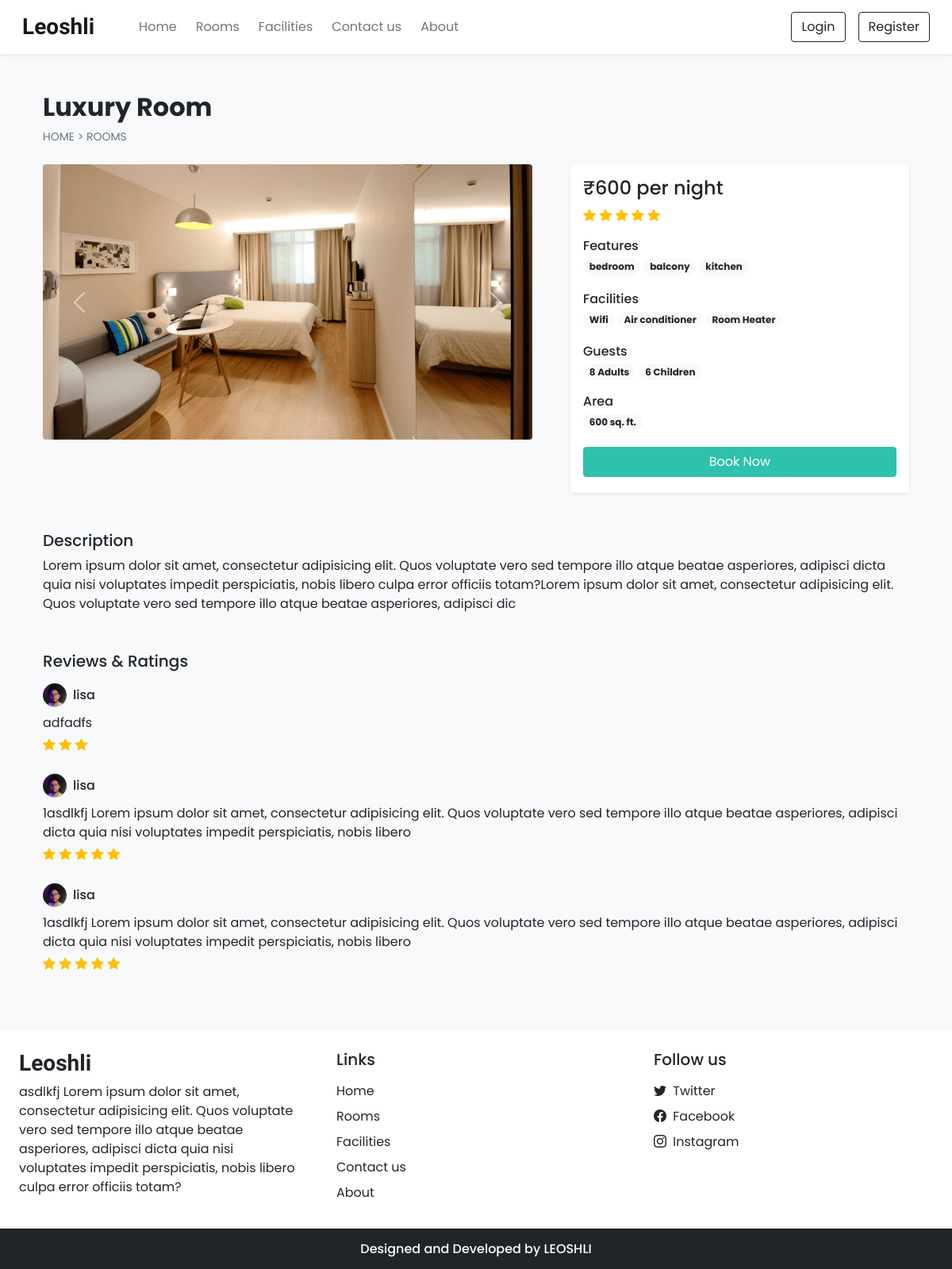
Page /room_details.php?id=5 on the committed database.
### tables this page shows
CREATE TABLE `settings` (
  `sr_no` int(11) NOT NULL,
  `site_title` varchar(50) NOT NULL,
  `site_about` varchar(250) NOT NULL,
  `shutdown` tinyint(1) NOT NULL
);

CREATE TABLE `rooms` (
  `id` int(11) NOT NULL,
  `name` varchar(150) NOT NULL,
  `area` int(11) NOT NULL,
  `price` int(11) NOT NULL,
  `quantity` int(11) NOT NULL,
  `adult` int(11) NOT NULL,
  `children` int(11) NOT NULL,
  `description` varchar(350) NOT NULL,
  `status` tinyint(4) NOT NULL DEFAULT 1,
  `removed` int(11) NOT NULL DEFAULT 0
);

CREATE TABLE `room_images` (
  `sr_no` int(11) NOT NULL,
  `room_id` int(11) NOT NULL,
  `image` varchar(150) NOT NULL,
  `thumb` tinyint(4) NOT NULL DEFAULT 0
);

CREATE TABLE `features` (
  `id` int(11) NOT NULL,
  `name` varchar(50) NOT NULL
);

CREATE TABLE `facilities` (
  `id` int(11) NOT NULL,
  `icon` varchar(100) NOT NULL,
  `name` varchar(50) NOT NULL,
  `description` varchar(250) NOT NULL
);

CREATE TABLE `rating_review` (
  `sr_no` int(11) NOT NULL,
  `booking_id` int(11) NOT NULL,
  `room_id` int(11) NOT NULL,
  `user_id` int(11) NOT NULL,
  `rating` int(11) NOT NULL,
  `review` varchar(200) NOT NULL,
  `seen` int(11) NOT NULL DEFAULT 0,
  `datentime` datetime NOT NULL DEFAULT current_timestamp()
);

CREATE TABLE `user_cred` (
  `id` int(11) NOT NULL,
  `name` varchar(100) NOT NULL,
  `email` varchar(150) NOT NULL,
  `address` varchar(120) NOT NULL,
  `phonenum` varchar(100) NOT NULL,
  `pincode` int(11) NOT NULL,
  `dob` date NOT NULL,
  `profile` varchar(100) NOT NULL,
  `password` varchar(200) NOT NULL,
  `is_verified` int(11) NOT NULL DEFAULT 0,
  `token` varchar(200) DEFAULT NULL,
  `t_expire` date DEFAULT NULL,
  `status` int(11) NOT NULL DEFAULT 1,
  `datentime` datetime NOT NULL DEFAULT current_timestamp()
);

### admin/inc/db_config.php (called while the page is built, shortened)
<?php
  function select($sql,$values,$datatypes)
  {
    $con = $GLOBALS['con'];
    if($stmt = mysqli_prepare($con,$sql))
    {
      mysqli_stmt_bind_param($stmt,$datatypes,...$values);
      if(mysqli_stmt_execute($stmt)){
        $res = mysqli_stmt_get_result($stmt);
        return $res;
      }
      else{
        mysqli_stmt_close($stmt);
        die("Query cannot be executed - Select");
      }
    }
    else{
      die("Query cannot be prepared - Select");
    }
  }
?>

### room_details.php (the view, shortened to what this page needs)
<!DOCTYPE html>
<html lang="en">
<head>
  <?php require('inc/links.php'); ?>
</head>
<body class="bg-light">
  <?php require('inc/header.php'); ?>
  <?php
    $data = filteration($_GET);
    $room_res = select("SELECT * FROM `rooms` WHERE `id`=? AND `status`=? AND `removed`=?",[$data['id'],1,0],'iii');
    $room_data = mysqli_fetch_assoc($room_res);
  ?>
  <div class="container">
    <div class="row">
      <div class="col-12 my-5 mb-4 px-4">
        <h2 class="fw-bold"><?php echo $room_data['name'] ?></h2>
        <div style="font-size: 14px;">
          <a href="index.php" class="text-secondary text-decoration-none">HOME</a>
          <span class="text-secondary"> > </span>
          <a href="rooms.php" class="text-secondary text-decoration-none">ROOMS</a>
        </div>
      </div>
      <div class="col-lg-7 col-md-12 px-4">
        <div id="roomCarousel" class="carousel slide" data-bs-ride="carousel">
          <div class="carousel-inner">
            <?php
              $room_img = ROOMS_IMG_PATH."thumbnail.jpg";
              $img_q = mysqli_query($con,"SELECT * FROM `room_images`
                WHERE `room_id`='$room_data[id]'");
              if(mysqli_num_rows($img_q)>0)
              {
                $active_class = 'active';
                while($img_res = mysqli_fetch_assoc($img_q))
                {
                  echo"
                    <div class='carousel-item $active_class'>
                      <img src='".ROOMS_IMG_PATH.$img_res['image']."' class='d-block w-100 rounded'>
                    </div>
                  ";
                  $active_class='';
                }
              }
              else{
                echo"<div class='carousel-item active'>
                  <img src='$room_img' class='d-block w-100'>
                </div>";
              }
            ?>
          </div>
          <button class="carousel-control-prev" type="button" data-bs-target="#roomCarousel" data-bs-slide="prev">
            <span class="carousel-control-prev-icon" aria-hidden="true"></span>
          </button>
          <button class="carousel-control-next" type="button" data-bs-target="#roomCarousel" data-bs-slide="next">
            <span class="carousel-control-next-icon" aria-hidden="true"></span>
          </button>
        </div>
      </div>
      <div class="col-lg-5 col-md-12 px-4">
        <div class="card mb-4 border-0 shadow-sm rounded-3">
          <div class="card-body">
            <?php
              echo<<<price
                <h4>₹$room_data[price] per night</h4>
              price;
              $rating_q = "SELECT AVG(rating) AS `avg_rating` FROM `rating_review`
                WHERE `room_id`='$room_data[id]' ORDER BY `sr_no` DESC LIMIT 20";
              $rating_res = mysqli_query($con,$rating_q);
              $rating_fetch = mysqli_fetch_assoc($rating_res);
              $rating_data = "";
              if($rating_fetch['avg_rating']!=NULL)
              {
                for($i=0; $i < $rating_fetch['avg_rating']; $i++){
                  $rating_data .="<i class='bi bi-star-fill text-warning'></i> ";
                }
              }
              echo<<<rating
                <div class="mb-3">
                  $rating_data
                </div>
              rating;
              $fea_q = mysqli_query($con,"SELECT f.name FROM `features` f
                INNER JOIN `room_features` rfea ON f.id = rfea.features_id
                WHERE rfea.room_id = '$room_data[id]'");
              $features_data = "";
              while($fea_row = mysqli_fetch_assoc($fea_q)){
                $features_data .="<span class='badge rounded-pill bg-light text-dark text-wrap me-1 mb-1'>
                  $fea_row[name]
                </span>";
              }
              echo<<<features
                <div class="mb-3">
                  <h6 class="mb-1">Features</h6>
                  $features_data
                </div>
              features;
              $fac_q = mysqli_query($con,"SELECT f.name FROM `facilities` f
                INNER JOIN `room_facilities` rfac ON f.id = rfac.facilities_id
                WHERE rfac.room_id = '$room_data[id]'");
              $facilities_data = "";
              while($fac_row = mysqli_fetch_assoc($fac_q)){
                $facilities_data .="<span class='badge rounded-pill bg-light text-dark text-wrap me-1 mb-1'>
                  $fac_row[name]
                </span>";
              }
              echo<<<facilities
                <div class="mb-3">
                  <h6 class="mb-1">Facilities</h6>
                  $facilities_data
                </div>
              facilities;
              echo<<<guests
                <div class="mb-3">
                  <h6 class="mb-1">Guests</h6>
                  <span class="badge rounded-pill bg-light text-dark text-wrap">
                    $room_data[adult] Adults
                  </span>
                  <span class="badge rounded-pill bg-light text-dark text-wrap">
                    $room_data[children] Children
                  </span>
                </div>
              guests;
              echo<<<area
                <div class="mb-3">
                  <h6 class="mb-1">Area</h6>
                  <span class='badge rounded-pill bg-light text-dark text-wrap me-1 mb-1'>
                    $room_data[area] sq. ft.
                  </span>
                </div>
              area;
              if(!$settings_r['shutdown']){
                $login=0;
                echo<<<book
                  <button onclick='checkLoginToBook($login,$room_data[id])' class="btn w-100 text-white custom-bg shadow-none mb-1">Book Now</button>
                book;
              }
            ?>
          </div>
        </div>
      </div>
      <div class="col-12 mt-4 px-4">
        <div class="mb-5">
          <h5>Description</h5>
          <p>
            <?php echo $room_data['description'] ?>
          </p>
        </div>
        <div>
          <h5 class="mb-3">Reviews & Ratings</h5>
          <?php
            $review_q = "SELECT rr.*,uc.name AS uname, uc.profile, r.name AS rname FROM `rating_review` rr
              INNER JOIN `user_cred` uc ON rr.user_id = uc.id
              INNER JOIN `rooms` r ON rr.room_id = r.id
              WHERE rr.room_id = '$room_data[id]'
              ORDER BY `sr_no` DESC LIMIT 15";
            $review_res = mysqli_query($con,$review_q);
            $img_path = USERS_IMG_PATH;
            if(mysqli_num_rows($review_res)==0){
              echo 'No reviews yet!';
            }
            else
            {
              while($row = mysqli_fetch_assoc($review_res))
              {
                $stars = "<i class='bi bi-star-fill text-warning'></i> ";
                for($i=1; $i<$row['rating']; $i++){
                  $stars .= " <i class='bi bi-star-fill text-warning'></i>";
                }
                echo<<<reviews
                  <div class="mb-4">
                    <div class="d-flex align-items-center mb-2">
                      <img src="$img_path$row[profile]" class="rounded-circle" loading="lazy" width="30px">
                      <h6 class="m-0 ms-2">$row[uname]</h6>
                    </div>
                    <p class="mb-1">
                      $row[review]
                    </p>
                    <div>
                      $stars
                    </div>
                  </div>
                reviews;
              }
            }
          ?>
        </div>
      </div>
    </div>
  </div>
  <?php require('inc/footer.php'); ?>
</body>
</html>

### inc/links.php (shortened to what this page needs)
<link href="https://cdn.jsdelivr.net/npm/bootstrap@5.0.2/dist/css/bootstrap.min.css" rel="stylesheet">
<link rel="stylesheet" href="https://cdn.jsdelivr.net/npm/bootstrap-icons@1.9.1/font/bootstrap-icons.css">
<link rel="stylesheet" href="css/common.css">
<?php
  require('admin/inc/db_config.php');
  $contact_q = "SELECT * FROM `contact_details` WHERE `sr_no`=?";
  $settings_q = "SELECT * FROM `settings` WHERE `sr_no`=?";
  $values = [1];
  $contact_r = mysqli_fetch_assoc(select($contact_q,$values,'i'));
  $settings_r = mysqli_fetch_assoc(select($settings_q,$values,'i'));
?>

### inc/header.php (shortened to what this page needs)
<nav id="nav-bar" class="navbar navbar-expand-lg navbar-light bg-white px-lg-3 py-lg-2 shadow-sm sticky-top">
  <div class="container-fluid">
    <a class="navbar-brand me-5 fw-bold fs-3 h-font" href="index.php"><?php echo $settings_r['site_title'] ?></a>
    <div class="collapse navbar-collapse" id="navbarSupportedContent">
      <ul class="navbar-nav me-auto mb-2 mb-lg-0">
        <li class="nav-item">
          <a class="nav-link me-2" href="index.php">Home</a>
        </li>
        <li class="nav-item">
          <a class="nav-link me-2" href="rooms.php">Rooms</a>
        </li>
        <li class="nav-item">
          <a class="nav-link me-2" href="facilities.php">Facilities</a>
        </li>
        <li class="nav-item">
          <a class="nav-link me-2" href="contact.php">Contact us</a>
        </li>
        <li class="nav-item">
          <a class="nav-link" href="about.php">About</a>
        </li>
      </ul>
      <div class="d-flex">
        <?php
          if(isset($_SESSION['login']) && $_SESSION['login']==true)
          {
            $path = USERS_IMG_PATH;
            echo<<<data
              <div class="btn-group">
                <button type="button" class="btn btn-outline-dark shadow-none dropdown-toggle" data-bs-toggle="dropdown" data-bs-display="static" aria-expanded="false">
                  <img src="$path$_SESSION[uPic]" style="width: 25px; height: 25px;" class="me-1 rounded-circle">
                  $_SESSION[uName]
                </button>
                <ul class="dropdown-menu dropdown-menu-lg-end">
                  <li><a class="dropdown-item" href="profile.php">Profile</a></li>
                  <li><a class="dropdown-item" href="bookings.php">Bookings</a></li>
                  <li><a class="dropdown-item" href="logout.php">Logout</a></li>
                </ul>
              </div>
            data;
          }
          else
          {
            echo<<<data
              <button type="button" class="btn btn-outline-dark shadow-none me-lg-3 me-2" data-bs-toggle="modal" data-bs-target="#loginModal">
                Login
              </button>
              <button type="button" class="btn btn-outline-dark shadow-none" data-bs-toggle="modal" data-bs-target="#registerModal">
                Register
              </button>
            data;
          }
        ?>
      </div>
    </div>
  </div>
</nav>

### inc/footer.php (shortened to what this page needs)
<div class="container-fluid bg-white mt-5">
  <div class="row">
    <div class="col-lg-4 p-4">
      <h3 class="h-font fw-bold fs-3 mb-2"><?php echo $settings_r['site_title'] ?></h3>
      <p>
        <?php echo $settings_r['site_about'] ?>
      </p>
    </div>
    <div class="col-lg-4 p-4">
      <h5 class="mb-3">Links</h5>
      <a href="index.php" class="d-inline-block mb-2 text-dark text-decoration-none">Home</a> <br>
      <a href="rooms.php" class="d-inline-block mb-2 text-dark text-decoration-none">Rooms</a> <br>
      <a href="facilities.php" class="d-inline-block mb-2 text-dark text-decoration-none">Facilities</a> <br>
      <a href="contact.php" class="d-inline-block mb-2 text-dark text-decoration-none">Contact us</a> <br>
      <a href="about.php" class="d-inline-block mb-2 text-dark text-decoration-none">About</a>
    </div>
    <div class="col-lg-4 p-4">
        <h5 class="mb-3">Follow us</h5>
        <?php
          if($contact_r['tw']!=''){
            echo<<<data
              <a href="$contact_r[tw]" class="d-inline-block text-dark text-decoration-none mb-2">
                <i class="bi bi-twitter me-1"></i> Twitter
              </a><br>
            data;
          }
        ?>
        <a href="<?php echo $contact_r['fb'] ?>" class="d-inline-block text-dark text-decoration-none mb-2">
          <i class="bi bi-facebook me-1"></i> Facebook
        </a><br>
        <a href="<?php echo $contact_r['insta'] ?>" class="d-inline-block text-dark text-decoration-none">
          <i class="bi bi-instagram me-1"></i> Instagram
        </a><br>
    </div>
  </div>
</div>
<h6 class="text-center bg-dark text-white p-3 m-0">Designed and Developed by LEOSHLI</h6>

### css/common.css (style rules this page uses)
:root { --teal: #2ec1ac; --teal_hover: #279e8c; }
* { font-family: 'Poppins', sans-serif; }
.h-font { font-family: 'Merienda', cursive; }
.custom-bg { background-color: var(--teal); border: 1px solid var(--teal); }

### rows in the picture
settings: site_title "Leoshli", site_about "asdlkfj Lorem ipsum dolor sit amet, consectetur adipisicing elit. Quos voluptate vero sed tempore illo atque beatae asperiores, adipisci dicta quia nisi voluptates impedit perspiciatis, nobis libero culpa error officiis totam?"
rooms: name "Luxury Room", price "600", adult "8", children "6", area "600", description "Lorem ipsum dolor sit amet, consectetur adipisicing elit. Quos voluptate vero sed tempore illo atque beatae asperiores, adipisci dicta quia nisi voluptates impedit perspiciatis, nobis libero culpa error officiis totam?Lorem ipsum dolor sit amet, consectetur adipisicing elit. Quos voluptate vero sed tempore illo atque beatae asperiores, adipisci dic"
room_images: image (picture)
features: name "bedroom"
features: name "balcony"
features: name "kitchen"
facilities: name "Wifi"
facilities: name "Air conditioner"
facilities: name "Room Heater"
rating_review: user.profile (picture), user.name "lisa", review "adfadfs"
rating_review: user.profile (picture), user.name "lisa", review "1asdlkfj Lorem ipsum dolor sit amet, consectetur adipisicing elit. Quos voluptate vero sed tempore illo atque beatae asperiores, adipisci dicta quia nisi voluptates impedit perspiciatis, nobis libero"
rating_review: user.profile (picture), user.name "lisa", review "1asdlkfj Lorem ipsum dolor sit amet, consectetur adipisicing elit. Quos voluptate vero sed tempore illo atque beatae asperiores, adipisci dicta quia nisi voluptates impedit perspiciatis, nobis libero"
